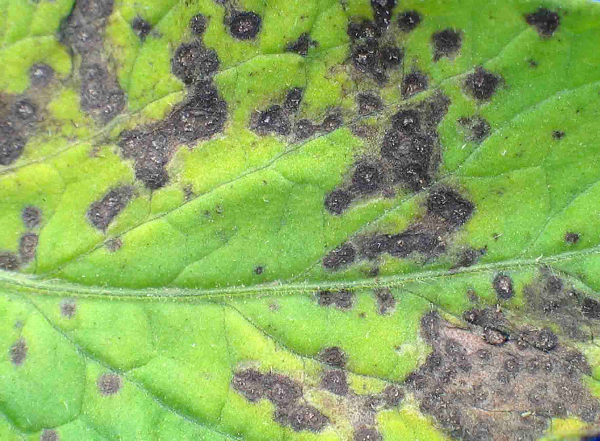
#> input picture test9.jpg, 1200 x 881 px, found by its file name (shown at 1/2 size)
$ python resize.py
#> lines starting #> are read from the running program, lines starting #| are printed output that depends on the picture
# -*- coding: utf-8 -*-
"""
Created on Sun Jan 19 21:51:43 2020

@author: Harish
"""
import cv2

img = cv2.imread(r'C:\Users\Harish\Desktop\Plant project repo\plant-project\code\test9.jpg', cv2.IMREAD_UNCHANGED)
#> img is the input picture: shape (881, 1200, 3); mean B, G, R 96.1, 171.9, 139.5

print('Original Dimensions : ',img.shape)
#| Original Dimensions :  (881, 1200, 3)

#scale_percent = 60 # percent of original size
#width = int(img.shape[1] * scale_percent / 100)
#height = int(img.shape[0] * scale_percent / 100)
width = 300
height = 300
dim = (width, height)
# resize image
resized = cv2.resize(img, dim, interpolation = cv2.INTER_AREA)
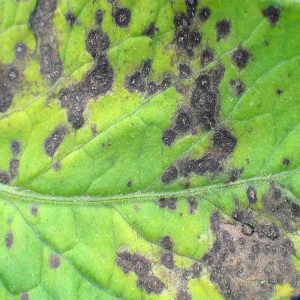
#> resized: shape (300, 300, 3); mean B, G, R 96.1, 171.9, 139.5

print('Resized Dimensions : ',resized.shape)
#| Resized Dimensions :  (300, 300, 3)
cv2.imwrite("resize.jpg", resized)
cv2.imshow("Resized image", resized)
#cv2.waitKey(0)
#cv2.destroyAllWindows()

$ run again, with test2.jpg copied over test9.jpg
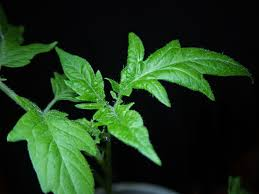
#> input picture test2.jpg, 259 x 194 px, found by its file name
#> img is the input picture: shape (194, 259, 3); mean B, G, R 27, 53.9, 29.1
#| Original Dimensions :  (194, 259, 3)
#> `resized = cv2.resize(img, dim, interpolation = cv2.INTER_AREA)`:
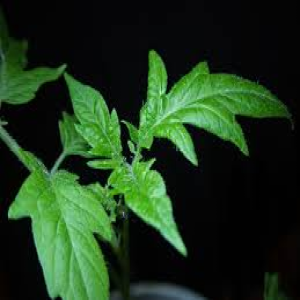
#> resized: shape (300, 300, 3); mean B, G, R 26.9, 53.9, 29
#| Resized Dimensions :  (300, 300, 3)

$ run again, with test3.jpg copied over test9.jpg
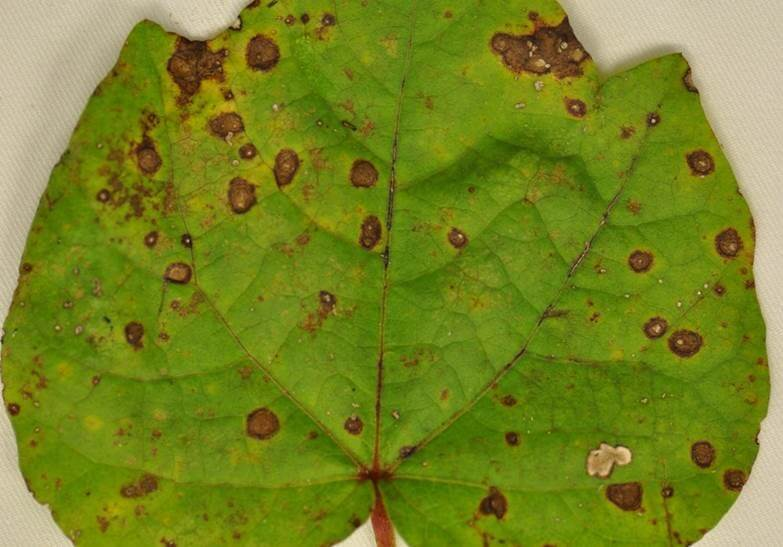
#> input picture test3.jpg, 783 x 547 px, found by its file name
#> img is the input picture: shape (547, 783, 3); mean B, G, R 35.5, 132.6, 118.8
#| Original Dimensions :  (547, 783, 3)
#> `resized = cv2.resize(img, dim, interpolation = cv2.INTER_AREA)`:
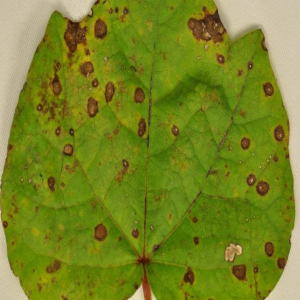
#> resized: shape (300, 300, 3); mean B, G, R 35.5, 132.6, 118.8
#| Resized Dimensions :  (300, 300, 3)

$ run again, with test4.jpg copied over test9.jpg
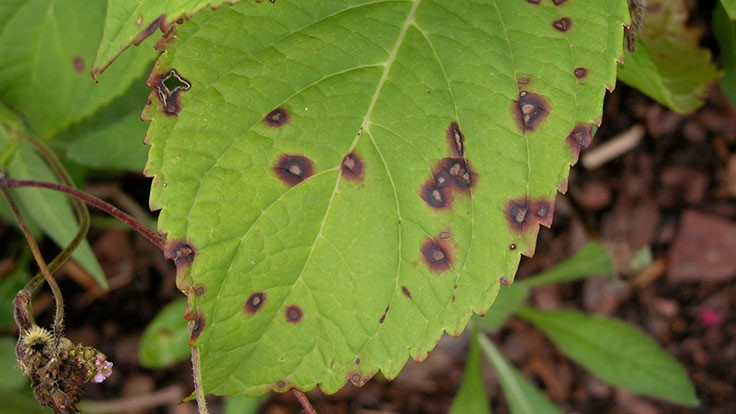
#> input picture test4.jpg, 736 x 414 px, found by its file name
#> img is the input picture: shape (414, 736, 3); mean B, G, R 48, 113.3, 102.9
#| Original Dimensions :  (414, 736, 3)
#> `resized = cv2.resize(img, dim, interpolation = cv2.INTER_AREA)`:
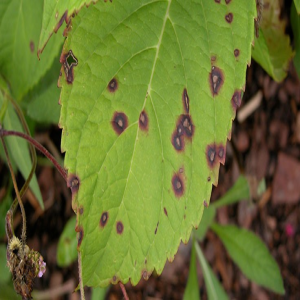
#> resized: shape (300, 300, 3); mean B, G, R 48, 113.3, 102.9
#| Resized Dimensions :  (300, 300, 3)
